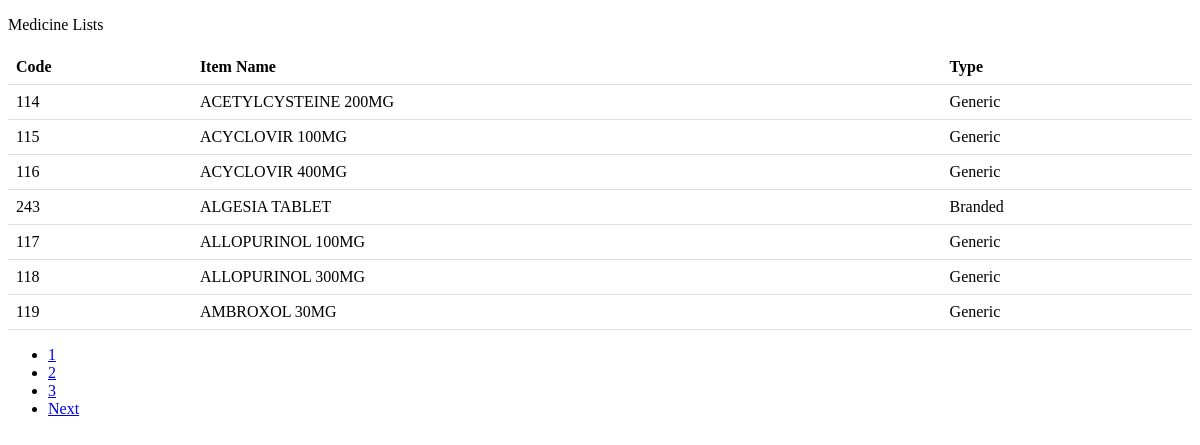
The page /med_list.php on the database as committed earlier.
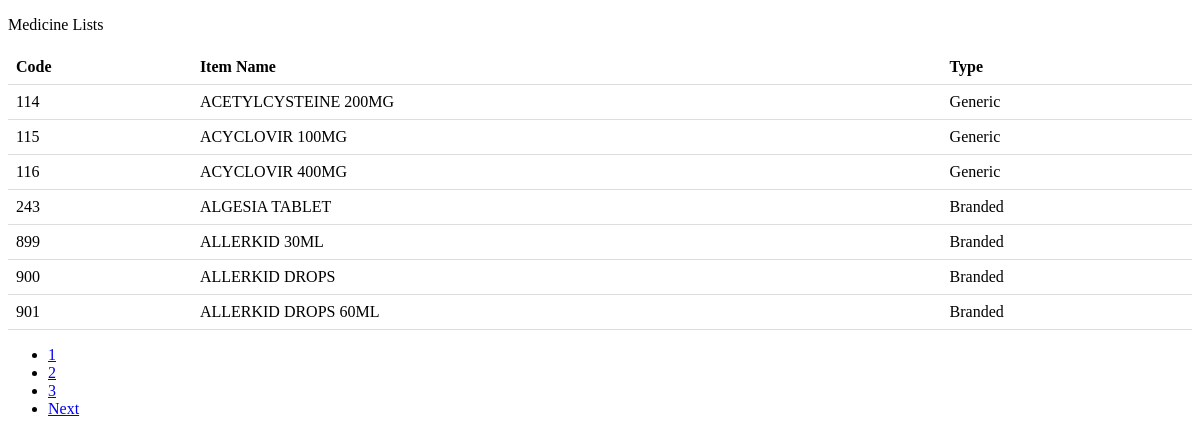
The same page on the database as committed later.
### tables this page shows
CREATE TABLE `items` (
  `code` int(11) NOT NULL,
  `item_name` varchar(50) NOT NULL,
  `what_for` varchar(256) NOT NULL,
  `unit_price` double NOT NULL,
  `mark_up` double NOT NULL,
  `price` double NOT NULL,
  `type` varchar(256) NOT NULL,
  `classification` varchar(256) NOT NULL,
  `vendor_name` varchar(250) NOT NULL
);

### med_list.php (the view, shortened to what this page needs)
<!DOCTYPE html>
<html>
<head>
</head>
<body>
    <p class="text-center fs-1">Medicine Lists</p>
    <?php
    include 'database/config.php';
    $countSql = "SELECT COUNT(*) as total FROM items WHERE classification = 'medicine'";
    $countResult = mysqli_query($conn, $countSql);
    $countRow = mysqli_fetch_assoc($countResult);
    $totalRows = $countRow['total'];
    $limit = 7;
    $totalPages = ceil($totalRows / $limit);
    if (isset($_GET['page'])) {
        $currentPage = $_GET['page'];
    } else {
        $currentPage = 1;
    }
    $offset = ($currentPage - 1) * $limit;
    $sql = "SELECT code, item_name, type FROM items WHERE classification = 'medicine' ORDER BY item_name ASC LIMIT $limit OFFSET $offset";
    $result = mysqli_query($conn, $sql);
    if (mysqli_num_rows($result) > 0) {
        echo "<table>";
        echo "<thead>";
        echo "<tr>";
        echo "<th>Code</th>";
        echo "<th>Item Name</th>";
        echo "<th>Type</th>";
        echo "</tr>";
        echo "</thead>";
        echo "<tbody>";
        while ($row = mysqli_fetch_assoc($result)) {
            $code = $row['code'];
            $item_name = $row['item_name'];
            $type = $row['type'];
            echo "<tr>";
            echo "<td data-label='Code'>" . $code . "</td>";
            echo "<td data-label='Item Name'>" . $item_name . "</td>";
            echo "<td data-label='Type'>" . $type . "</td>";
            echo "</tr>";
        }
        echo "</tbody>";
        echo "</table>";
        echo "<div class='row justify-content-center mt-4'>";
        echo "<nav aria-label='Page navigation example'>";
        echo "<ul class='pagination'>";
        $startPage = max(1, $currentPage - 1);
        $endPage = min($startPage + 2, $totalPages);
        for ($i = $startPage; $i <= $endPage; $i++) {
            echo "<li class='page-item " . ($currentPage == $i ? 'active' : '') . "'><a class='page-link' href='#' data-page='$i'>$i</a></li>";
        }
        if ($currentPage < $totalPages) {
            echo "<li class='page-item'><a class='page-link' href='#' data-page='" . ($currentPage + 1) . "'>Next</a></li>";
        }
        echo "</ul>";
        echo "</nav>";
        echo "</div>";
    } else {
        echo "0 results";
    }
    ?>
</body>
</html>

Rows that differ between the two databases and show on the page:
no longer on this page (row unchanged): items: code "117", item_name "ALLOPURINOL 100MG", type "Generic"
no longer on this page (row unchanged): items: code "118", item_name "ALLOPURINOL 300MG", type "Generic"
no longer on this page (row unchanged): items: code "119", item_name "AMBROXOL 30MG", type "Generic"
added items: code "899", item_name "ALLERKID 30ML", type "Branded"
added items: code "900", item_name "ALLERKID DROPS", type "Branded"
added items: code "901", item_name "ALLERKID DROPS 60ML", type "Branded"
